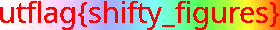
#> input picture 2020-fall/security-day/forensics-shifted-image/original.png, 280 x 30 px
$ python shift.py
#> lines starting #> are read from the running program, lines starting #| are printed output that depends on the picture
from pprint import pprint
from PIL import Image
import numpy

image = Image.open('original.png')
#> image is the input picture: PIL image 280x30 RGBA; mean R, G, B, A 205.6, 168.2, 136, 255

pixels = list(image.getdata())
#> pixels = 8400 items, first 6: (255, 255, 255, 255), (255, 255, 255, 255), (255, 255, 255, 255), (255, 255, 255, 255), (255, 255, 255, 255), (255, 255, 255, 255)
w, h = image.size
#> w = 280; h = 30
pixels = [pixels[i * w : (i + 1) * w] for i in range(h)]
#> pixels = 30 items

pprint(pixels)
#> (printed output is left out)

result = []

shift = 0
for row in pixels:
    left = row[:shift]
    right = row[shift:]
    new_row = right + left
    shift = (shift + 5) % w
    result.append(new_row)
#> this loop made 30 passes
#> shift on passes 1 to 12: 5, 10, 15, 20, 25, 30, 35, 40, 45, 50, 55, 60
#> after the loop, result = 30 items; shift = 150

array = numpy.array(result, dtype=numpy.uint8)
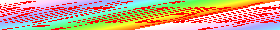
#> array: shape (30, 280, 4); mean of channels 0, 1, 2, 3 205.6, 168.2, 136, 255; drawn as R, G, B
new = Image.fromarray(array)
new.save('out.png')
